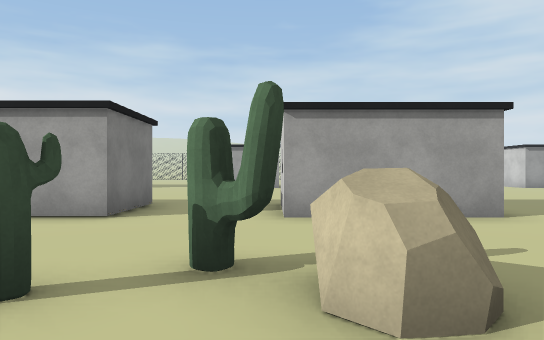
view 1 (above)

24 first-person views from a walk through a 3-D level made in the Unity game engine. The camera is 1.3 m above the floor, looks level and sees 70° across. The floor is counted in squares, 2 m on a side. Each view is taken from the middle of a square. On the plan, view 1 faces up. The plan holds only what a view shows up to about 11 squares ahead; the rest is blank. The place goes on beyond the plan. The player character is not drawn. Door leaves are left out, so doorways stand open. Some surface patterns are stand-ins.

view 2
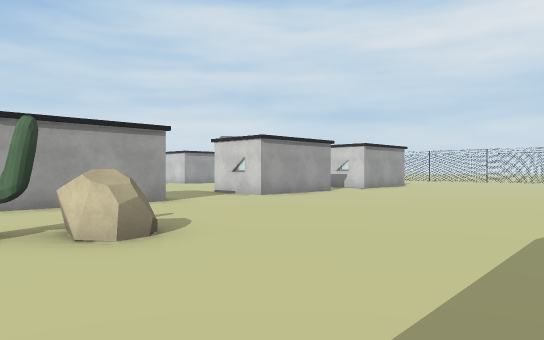

view 3
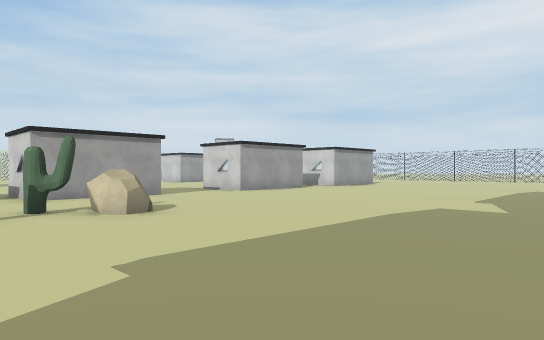

view 4
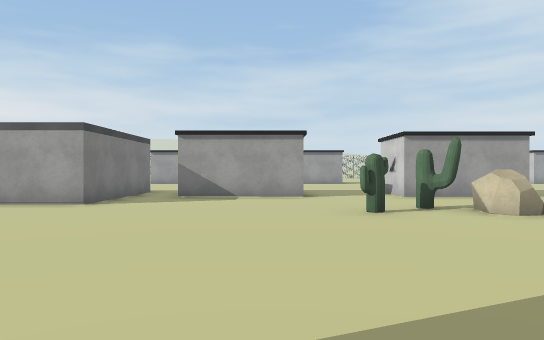

view 5
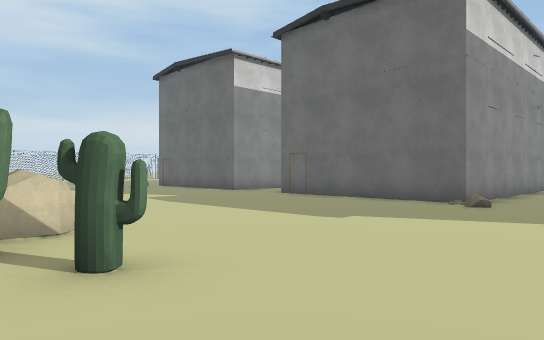

view 6
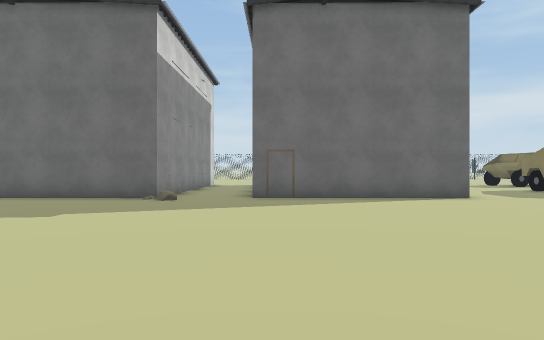

view 7
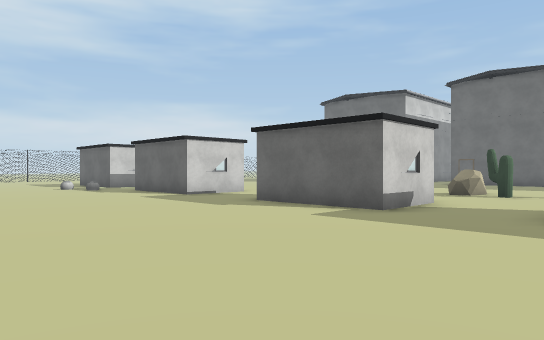

view 8
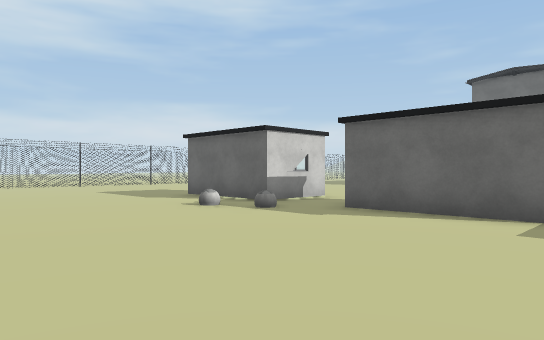

view 9
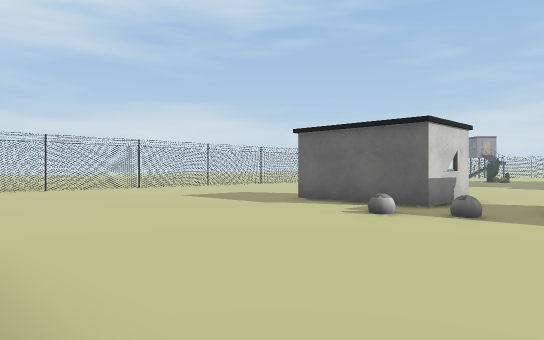

view 10
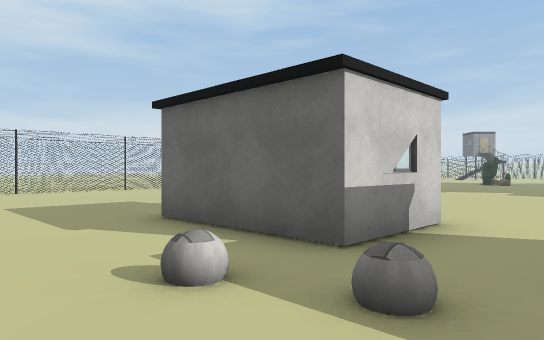

view 11
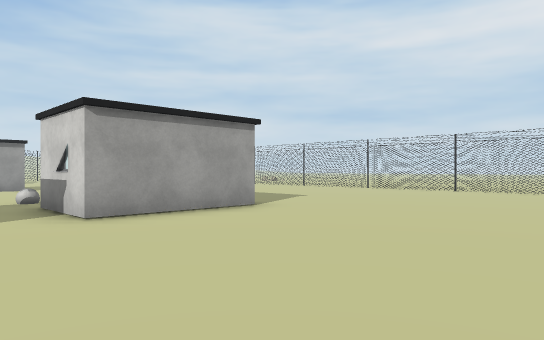

view 12
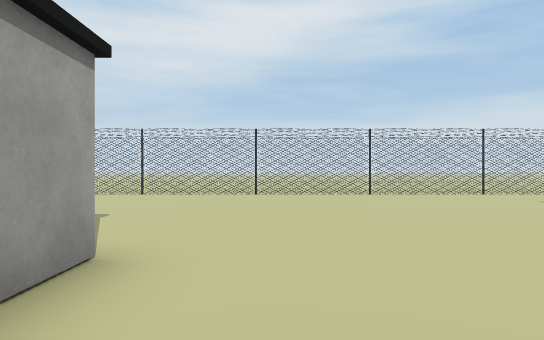

view 13
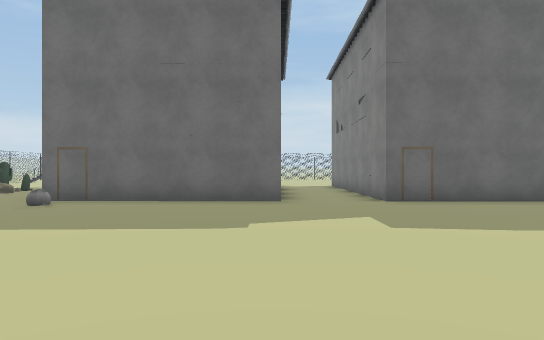

view 14
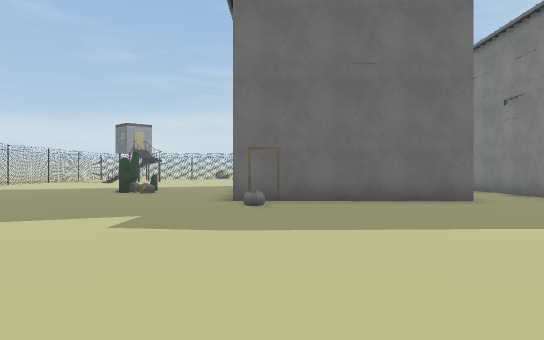

view 15
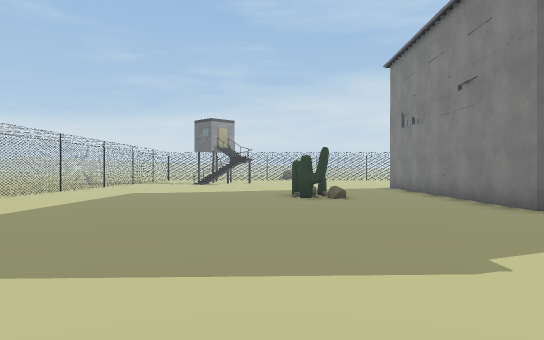

view 16
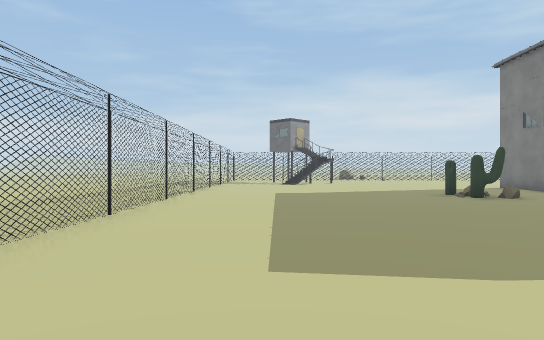

view 17
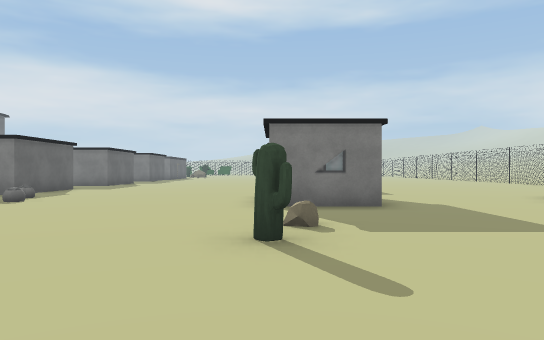

view 18
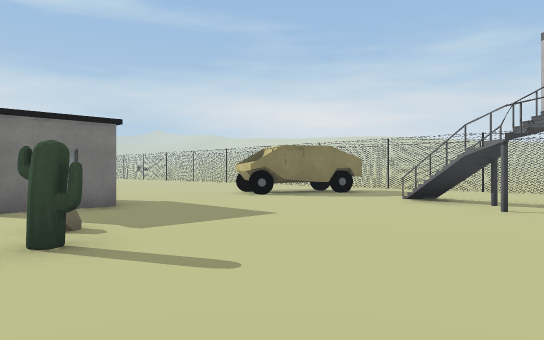

view 19
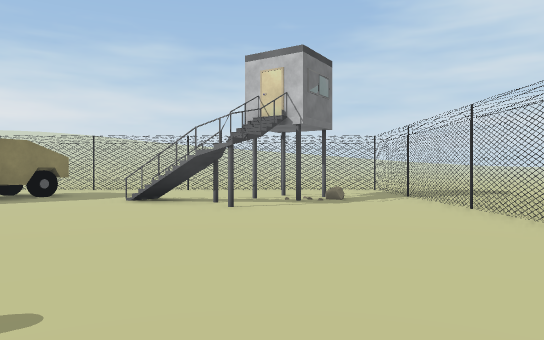

view 20
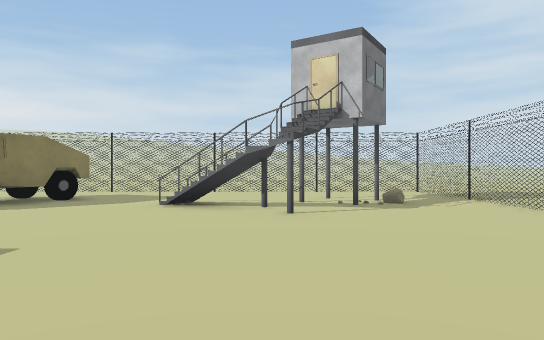

view 21
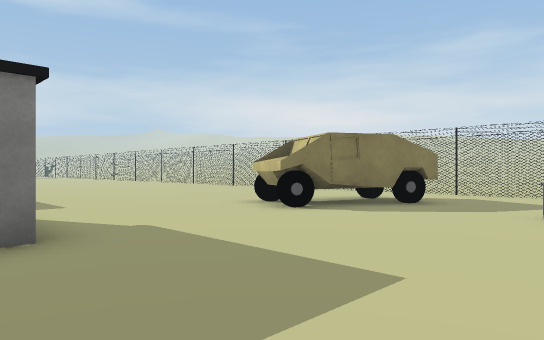

view 22
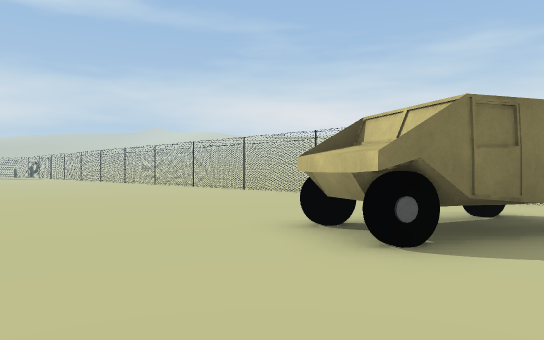

view 23
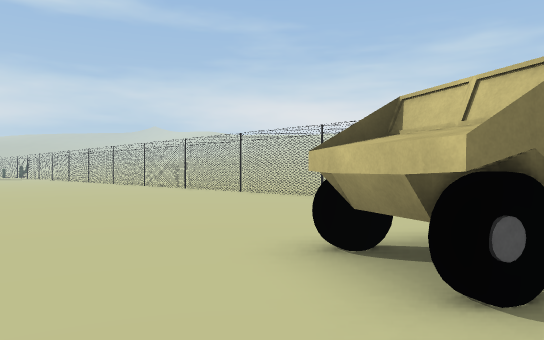

view 24
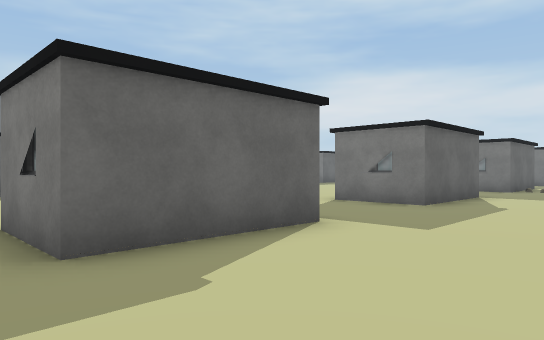

### Floor plan
Points are (right, up) in squares from view 1. A wall is a line through its corners. A room is listed if a view was taken in it or the views show most of it. See-through windows are left out.
Room 1 (views 1, 2, 3, 4, 5, 6, 7, 8, 9, 10, 11, 12, 13, 14, 15, 16, 17, 18, 19, 20, 21, 22, 23, 24)
walls: (7.2, 5.3) (5.9, 5.3) (5.9, 7.3) (8.9, 7.3) (8.9, 6.9); (11.5, 5.3) (10.8, 5.3) (10.8, 7.3) (11.5, 7.3); (13.4, 7.3) (13.9, 7.3); (9, 16) (12.1, 16) (12.1, 13.9); (1.5, 5.3) (0.2, 5.3) (0.2, 7.3) (1.5, 7.3); (4.5, 16) (6, 16) (6, 13.9); (-3.5, 5.3) (-5.2, 5.3); (16.5, 20.3) (14.8, 21.3); (5.8, -5.1) (10.8, -5.1) (10.7, -10); (15.9, 21.5) (15.3, 21.9); (21.3, 1) (21.3, 8); (6.3, 25.5) (3.9, 25.5); (21.4, 18.9) (21.4, 23); (14.3, 25.5) (11.4, 25.5); (16.9, 25.5) (15.9, 25.5); (-6.6, -4.9) (-3.5, -4.9); (-1.4, -10) (-1.4, -5) (3.6, -5) (3.6, -6.5); (21.3, -10) (21.3, -6.9)
ways out: opening at (5, -6); gap at (22, -9); gap at (22, 4.5); gap at (22, 21)
objects: cactus (-1, 2); cactus (0, 2); rock (1, 2); other object (10, 20) to (13, 23); ball (11, 9); other object (14, -9); cactus (14, -8); rock (14, -7); rock (14, 14); cactus (15, 14); rock (19, 22)

Where each view was taken, in squares from view 1:
view 1: 0 up, 0 right, facing up
view 2: 2 down, 1 left, facing up-right
view 3: 4 down, 2 left, facing up-right
view 4: 4 down, 3 left, facing up
view 5: 3 up, 4 left, facing down-right
view 6: 4 up, 4 left, facing down
view 7: 13 up, 3 left, facing down-right
view 8: 13 up, 5 right, facing down-right
view 9: 14 up, 8 right, facing down-right
view 10: 10 up, 9 right, facing down-right
view 11: 0 up, 9 right, facing up-right
view 12: 4 up, 11 right, facing right
view 13: 3 up, 6 right, facing down
view 14: 3 up, 10 right, facing down
view 15: 1 up, 15 right, facing down
view 16: 1 up, 19 right, facing down
view 17: 14 up, 19 right, facing left
view 18: 13 up, 19 right, facing up-left
view 19: 13 up, 18 right, facing up
view 20: 14 up, 17 right, facing up
view 21: 15 up, 16 right, facing up-left
view 22: 17 up, 13 right, facing up-left
view 23: 18 up, 12 right, facing up-left
view 24: 19 up, 13 right, facing down-left
